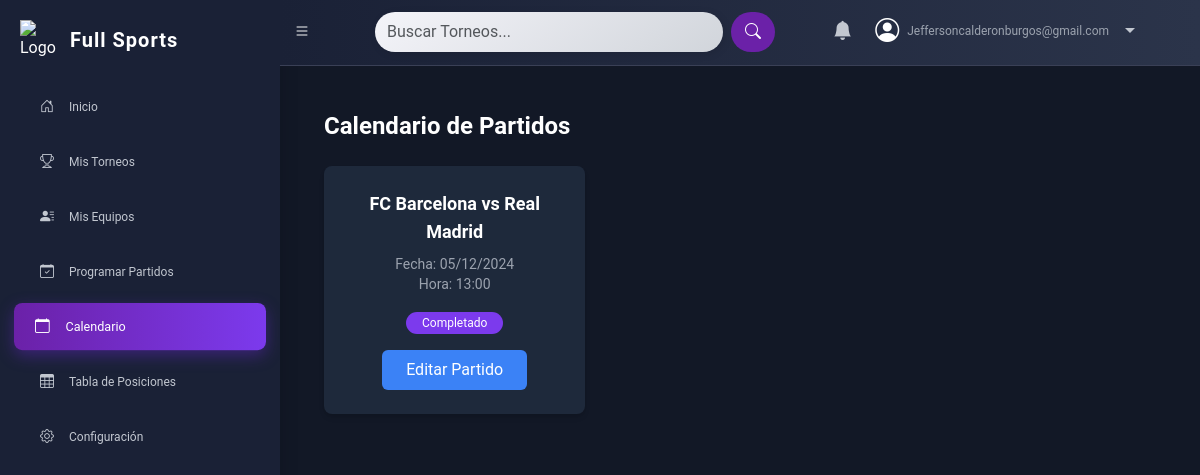
Page /views/calendar.php?tournament_id=1&version_id=2 (signed in) on the committed database.
### tables this page shows
CREATE TABLE `fixtures` (
  `id` int(11) NOT NULL,
  `tournament_version_id` int(11) DEFAULT NULL,
  `round` varchar(20) DEFAULT 'Regular',
  `home_team_id` int(11) DEFAULT NULL,
  `away_team_id` int(11) DEFAULT NULL,
  `match_date` date DEFAULT NULL,
  `match_time` time DEFAULT NULL,
  `venue` varchar(255) DEFAULT NULL,
  `status` enum('Programado','En curso','Completado','Aplazado','Cancelado') DEFAULT 'Programado',
  `home_team_score` int(11) DEFAULT NULL,
  `away_team_score` int(11) DEFAULT NULL
);

CREATE TABLE `teams` (
  `id` int(11) NOT NULL,
  `name` varchar(255) NOT NULL,
  `country` varchar(255) NOT NULL,
  `color` varchar(7) NOT NULL,
  `user_id` int(11) NOT NULL,
  `tournament_id` int(11) DEFAULT NULL,
  `nickname` varchar(255) DEFAULT NULL,
  `city` varchar(255) DEFAULT NULL,
  `origin` varchar(255) DEFAULT NULL,
  `coach` varchar(255) DEFAULT NULL,
  `social_media` varchar(255) DEFAULT NULL,
  `image` varchar(255) DEFAULT NULL,
  `logo` varchar(255) NOT NULL,
  `tournament_version_id` int(11) DEFAULT NULL,
  `category_id` int(11) DEFAULT NULL,
  `points` int(11) DEFAULT 0
);

### views/calendar.php (the view, shortened to what this page needs)
<?php
require_once "../config/connection.php";
$tournament_id = $_GET['tournament_id'] ?? null;
$version_id = $_GET['version_id'] ?? null;
$stmt = $con->prepare("SELECT f.*, ht.name as home_team, at.name as away_team
                       FROM fixtures f
                       JOIN teams ht ON f.home_team_id = ht.id
                       JOIN teams at ON f.away_team_id = at.id
                       WHERE f.tournament_version_id = ?
                       ORDER BY f.match_date, f.match_time");
$stmt->bind_param("i", $version_id);
$stmt->execute();
$result = $stmt->get_result();
$fixtures = $result->fetch_all(MYSQLI_ASSOC);
?>
<!DOCTYPE html>
<html lang="es">
<head>
    <script src="https://cdn.tailwindcss.com"></script>
    <link href="https://cdn.jsdelivr.net/npm/remixicon@3.5.0/fonts/remixicon.css" rel="stylesheet">
    <link rel="stylesheet" href="https://cdn.jsdelivr.net/npm/sweetalert2@11/dist/sweetalert2.min.css">
    <link href="https://cdnjs.cloudflare.com/ajax/libs/font-awesome/6.0.0-beta3/css/all.min.css" rel="stylesheet">
    <link href="https://cdn.jsdelivr.net/npm/bootstrap@5.3.0/dist/css/bootstrap.min.css" rel="stylesheet">
    <link href="https://cdn.jsdelivr.net/npm/bootstrap-icons/font/bootstrap-icons.css" rel="stylesheet">
    <link href="../public/css/style.css" rel="stylesheet">
</head>
<body>
    <div class="sidebar" id="sidebar">
        <div class="brand">
            <img src="../public/img/logo.png" alt="Logo" class="brand-logo">
            <h4>Full Sports</h4>
        </div>
        <br>
        <a href="./" style="font-size: 12px;">
            <i class="bi bi-house-door" style="font-size: 14px; "></i><span>Inicio</span>
        </a>
        <a href="./tournaments.php" style="font-size: 12px;">
            <i class="bi bi-trophy" style="font-size: 14px;"></i><span>Mis Torneos</span>
        </a>
        <a href="./mis_equipos.php" style="font-size: 12px;">
            <i class="bi bi-person-lines-fill" style="font-size: 14px;"></i><span>Mis Equipos</span>
        </a>
        <a href="#" style="font-size: 12px;">
            <i class="bi bi-calendar-check" style="font-size: 14px;"></i><span>Programar Partidos</span>
        </a>
        <a href="calendar.php?tournament_id=<?php echo $tournament_id; ?>&version_id=<?php echo $version_id; ?>"
            style="font-size: 12px; background: linear-gradient(90deg, #6b21a8, #7c3aed); color: white; box-shadow: 0 5px 15px rgba(109, 40, 217, 0.4); transform: scale(1.05);">
            <i class="bi bi-calendar" style="font-size: 14px;"></i><span>Calendario</span>
        </a>
        <a href="standings.php?tournament_id=<?php echo $tournament_id; ?>&version_id=<?php echo $version_id; ?>"
            style="font-size: 12px;">
            <i class="bi bi-table" style="font-size: 14px;"></i><span>Tabla de Posiciones</span>
        </a>
        <a href="#" style="font-size: 12px;">
            <i class="bi bi-gear" style="font-size: 14px;"></i><span>Configuración</span>
        </a>
    </div>
    <nav class="navbar navbar-expand-lg" id="navbar">
        <div class="container-fluid">
            <button class="btn btn-outline-light me-3" id="toggleSidebar">
                <i class="bi bi-list"></i>
            </button>
            <form class="d-flex ms-auto" style="width: 50%; max-width: 400px;">
                <input class="form-control me-2" type="search" placeholder="Buscar Torneos..." aria-label="Search"
                    style="background: linear-gradient(145deg, #f4f4f9, #d1d5db); color: #2d3748; border: none; border-radius: 30px; box-shadow: 2px 2px 8px rgba(0, 0, 0, 0.1);">
                <button class="btn btn-outline-light" type="submit"
                    style="border-radius: 30px; background-color: #6b21a8; color: white;">
                    <i class="bi bi-search"></i>
                </button>
            </form>
            <ul class="navbar-nav ms-auto">
                <li class="nav-item dropdown">
                    <a class="nav-link" href="#" id="notificationDropdown" role="button" data-bs-toggle="dropdown"
                        aria-expanded="false">
                        <i class="bi bi-bell-fill" style="font-size: 1.2rem;"></i>
                    </a>
                </li>
                <li class="nav-item dropdown">
                    <div class="d-flex align-items-center">
                        <i class="bi bi-person-circle" style="font-size: 1.5rem;"></i>
                        <span
                            class="text-xs text-gray-400 ms-2"><?php echo htmlspecialchars($_SESSION['email'], ENT_QUOTES, 'UTF-8'); ?></span>
                        <a class="nav-link dropdown-toggle ms-2" href="#" id="userDropdown" role="button"
                            data-bs-toggle="dropdown" aria-expanded="false"></a>
                    </div>
                </li>
            </ul>
        </div>
    </nav>
    <div class="content" id="content">
        <div class="p-6">
            <h1 class="text-2xl font-bold mb-6">Calendario de Partidos</h1>
            <div class="grid grid-cols-1 md:grid-cols-2 lg:grid-cols-3 gap-4">
                <?php foreach ($fixtures as $fixture): ?>
                    <div class="bg-[#1E293B] rounded-lg p-4 shadow-md">
                        <div class="text-lg font-semibold mb-2 text-center">
                            <?php echo htmlspecialchars($fixture['home_team']); ?> vs
                            <?php echo htmlspecialchars($fixture['away_team']); ?>
                        </div>
                        <div class="text-sm text-gray-400 text-center">
                            Fecha: <?php echo date('d/m/Y', strtotime($fixture['match_date'])); ?>
                        </div>
                        <div class="text-sm text-gray-400 text-center">
                            Hora: <?php echo date('H:i', strtotime($fixture['match_time'])); ?>
                        </div>
                        <div class="mt-3 text-center">
                            <span class="px-3 py-1 bg-[#7C3AED] text-white text-xs rounded-full">
                                <?php echo htmlspecialchars($fixture['status']); ?>
                            </span>
                        </div>
                        <div class="mt-3 text-center">
                            <button
                                onclick="window.location.href='match_control.php?fixture_id=<?php echo $fixture['id']; ?>'"
                                class="px-4 py-2 bg-blue-500 text-white rounded hover:bg-blue-600">
                                Editar Partido
                            </button>
                        </div>
                    </div>
                <?php endforeach; ?>
            </div>
        </div>
    </div>
</body>
</html>

### public/css/style.css (style rules this page uses)
body { font-family: 'Roboto', sans-serif; background-color: #121826; color: #fff; margin: 0; padding: 0; transition: background-color 0.3s ease; }
.sidebar { height: 100vh; width: 280px; position: fixed; top: 0; left: 0; background-color: #1a2136; color: white; padding: 20px; overflow-y: auto; transition: width 0.3s ease, background-color 0.3s ease; box-shadow: 4px 0 15px rgba(0, 0, 0, 0.1); }
.sidebar h4 { text-align: center; color: #fff; font-size: 1.3rem; margin-bottom: 25px; font-weight: bold; letter-spacing: 1px; opacity: 1; transition: opacity 0.3s ease; }
.sidebar a { text-decoration: none; color: #c2c7d0; padding: 12px 20px; display: flex; align-items: center; border-radius: 8px; font-size: 1rem; transition: all 0.3s ease; margin-bottom: 10px; }
.sidebar a i { font-size: 1.5rem; margin-right: 15px; transition: margin-right 0.3s ease, color 0.3s ease; }
.navbar { background: linear-gradient(90deg, #1a2136, #2b344a); border-bottom: 1px solid #3a4056; margin-left: 280px; padding: 10px 30px; transition: margin-left 0.3s ease; }
.navbar .form-control { background-color: #252b3a; color: #fff; border: none; border-radius: 20px; }
.navbar .nav-item .nav-link { color: #c2c7d0; font-size: 1.1rem; margin: 0 15px; }
#toggleSidebar { margin-right: 50px; margin-left: -30px; }
.navbar .container-fluid { padding-left: 0; }
.btn-outline-light { color: #fff; border: 2px solid transparent; background-color: transparent; border-radius: 5px; transition: background-color 0.3s ease, color 0.3s ease, transform 0.3s ease; }
.brand { display: flex; align-items: center; gap: 10px; }
.brand-logo { width: 40px; height: auto; display: block; }
.brand h4 { margin: 0; font-size: 1.25rem; line-height: 1; }

### views/calendar.php (style rules this page uses)
body { font-family: 'Roboto', sans-serif; background-color: #121826; color: #fff; margin: 0; padding: 0; transition: background-color 0.3s ease; display: flex; flex-direction: column; min-height: 100vh; }
.content { margin-left: 280px; padding: 20px; transition: margin-left 0.3s ease; min-height: calc(100vh - 60px); display: flex; flex-direction: column; }
.content>div { max-width: 1200px; width: 100%; margin: 0 auto; flex-grow: 1; }

### rows in the picture
fixtures: teams.name "FC Barcelona", teams.name "Real Madrid", match_date "05/12/2024", match_time "13:00", status "Completado"

### other values in the picture
$_SESSION['email'] "Jeffersoncalderonburgos@gmail.com"
